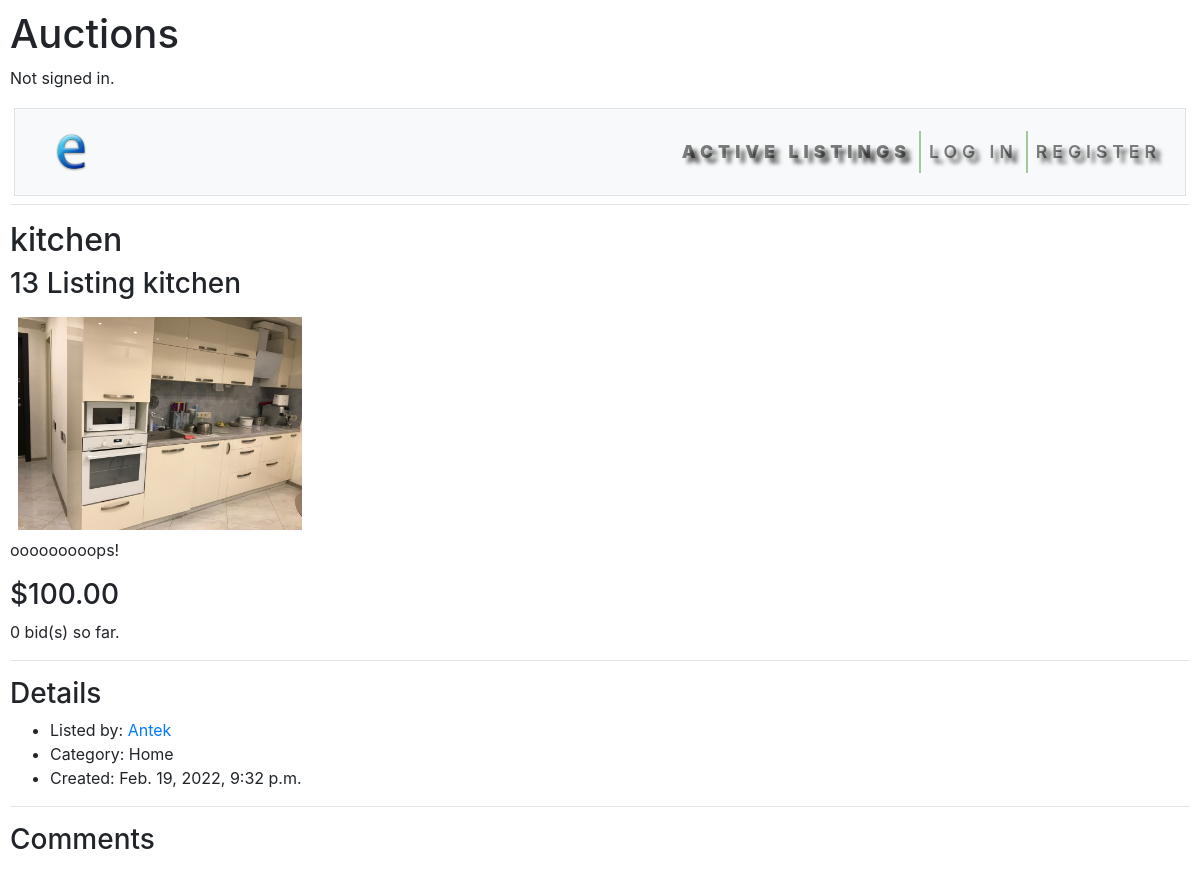
The page /listing/13 on the database its author committed.
### auctions/models.py (models this page shows, shortened)
class Listing(models.Model):
    STATUS = (
        ('0', 'Active'),
        ('1', 'Sold'),
    )
    CATEGORIES = (
            ('0', 'No Category'),
            ('1', 'Arts'),
            ('2', 'Books'),
            ('3', 'DVDs'),
            ('4', 'Electronics'),
            ('5', 'Fashion'),
            ('6', 'Health'),
            ('7', 'Home'),
            ('8', 'Music'),
            ('9', "Toys"),
            ('10', "Video Games")
        )
    user = models.ForeignKey(User, on_delete=models.CASCADE, null=False, related_name='listings')
    image = models.FileField( upload_to='images/', blank=True, default="")
    title = models.CharField(max_length=60, blank=False)
    description = models.CharField(max_length=540, blank=False)
    start_price = models.DecimalField(max_digits=10, decimal_places=2, blank=False, validators=[MinValueValidator(0)])
    time_create = models.DateTimeField(auto_now_add=True)
    watchers = models.ManyToManyField(User, blank=True, related_name="watchlist")
    active = models.CharField(
                                    ('STATUS'),
                                    max_length=30,
                                    choices=STATUS,
                                    default=STATUS[0][0]
                                    )
    category = models.CharField(
                            ('Categories'),
                            max_length=30,
                            choices=CATEGORIES,
                            default=CATEGORIES[0][0]
                            )
    def get_price(self):
        price = self.bids.order_by('-amount').first()
        if price is None:
            price = self.start_price
        else:
            price = price.amount
        return price

class User(AbstractUser):
    pass
    show_email=models.BooleanField(null=False, default=False)
    website=models.URLField(max_length=250, blank=True)
    instagram=models.SlugField(blank=True)
    location=models.CharField(max_length=60, blank=True)

### auctions/views.py (the view, shortened to what this page needs)
# urls.py: path("listing/<int:listing_id>", views.listing, name="listing"),
def listing(request, listing_id):
    is_my_listing = False
    try:
        requested_listing = Listing.objects.get(pk=listing_id)
        if request.user.is_authenticated and request.user.username == requested_listing.user.username:
            is_my_listing = True
    except Listing.DoesNotExist:
        requested_listing = None
    my_watchlist = False
    if request.user.is_authenticated and request.user in Listing.objects.get(pk=listing_id).watchers.all():
        my_watchlist = True
    return render(request, "auctions/listing.html", {
        "my_watchlist": my_watchlist,
        "is_my_listing": is_my_listing,
        "listing": requested_listing,
        "bid_form": AddBidForm(initial={"listing": listing_id,}),
        "comment_form": CommentForm,
        "comments": Comment.objects.filter(listing=requested_listing)
    })

### auctions/templates/auctions/listing.html (shortened to what this page needs)
{% extends "auctions/layout.html" %}
{% block content %}
{% if listing is None %}
   <h2>Listing does not exist.</h2>
 {% else %}
   <h2>{{ listing.title }}</h2>
<h3>{{ listing.id }} Listing {{ listing.title }}</h3>
{% if listing.image != "" %}
<img src="{{ listing.image.url }}" alt="Image of {{ listing.title }}" style="width: 300px; height: auto; padding: 0.5em">
    {% endif %}
    {% if listing.description is not None %}
        <p>{{ listing.description }}</p>
      {% endif %}
  <h3>${{ listing.get_price }}</h3>
   <p>{{ listing.bids.count }} bid(s) so far.</p>
        <hr>
        <h3>Details</h3>
        <ul>
      <li>Listed by: <a href="{% url 'profile' listing.user %}">{{ listing.user.username }}</a></li>
      <li>Category: {{ listing.get_category_display }}</li>
      <li>Created: {{ listing.time_create }}</li>
    </ul>
       <hr>
       <h3>Comments</h3>
       {% endif %}
{% endblock %}

### auctions/static/auctions/styles.css (style rules this page uses)
body { padding: 10px; }

### rows shown on the page
Listing: title "kitchen", id "13", image (picture), description "ooooooooops!", get_price "100.00", bids.count "0", user.username "Antek", category "Home", time_create "Feb. 19, 2022, 9:32 p.m."
